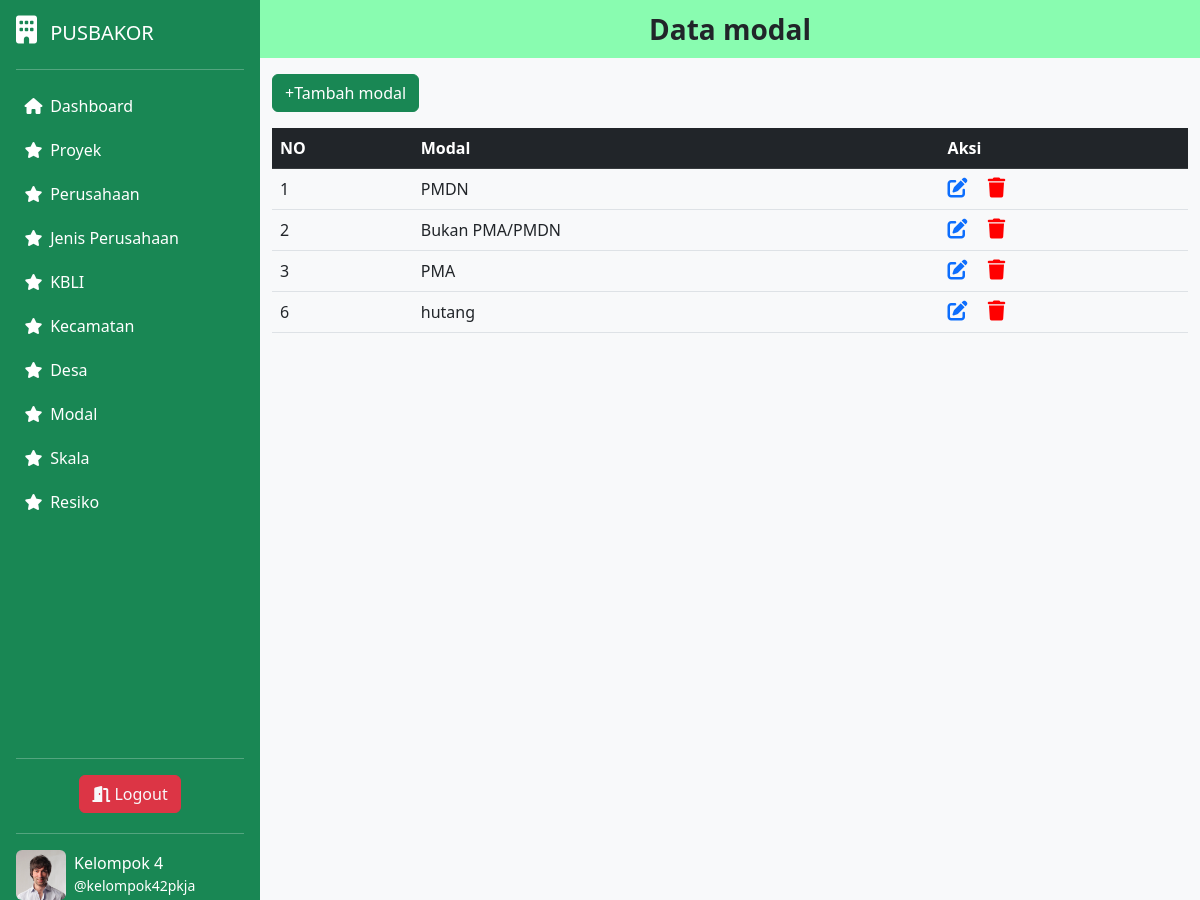
The page /index.php/modal on the database its author committed.
### tables this page shows
CREATE TABLE IF NOT EXISTS `modal` (
  `id` int NOT NULL AUTO_INCREMENT,
  `modal` varchar(50) DEFAULT NULL,
  PRIMARY KEY (`id`)
);

### application/controllers/modal.php (called while the page is built, shortened)
<?php
class modal extends CI_Controller {
    public function __construct() {
        $this->load->model('modalmodel');
    }
    public function index() {
        $data['modal'] = $this->modalmodel->get_all_modal();
        $data['judul'] = "Data modal";
        $data['content']=$this->load->view('modalview', $data,true);
        $this->load->view('template/index',$data);
    }
}
?>

### index.php (called while the page is built, shortened)
<?php
require_once BASEPATH.'core/CodeIgniter.php';

### application/models/modalmodel.php (called while the page is built, shortened)
<?php
class modalmodel extends CI_Model {
    public function get_all_modal() {
        $query = $this->db->get('modal');
        return $query->result_array();
    }
}
?>

### application/views/modalview.php (the view, shortened to what this page needs)
<!DOCTYPE html>
<html lang="en">
<head>
  <link href="https://cdn.jsdelivr.net/npm/bootstrap@5.2.3/dist/css/bootstrap.min.css" rel="stylesheet">
  <link rel="stylesheet" href="https://cdnjs.cloudflare.com/ajax/libs/font-awesome/6.4.0/css/all.min.css" />
</head>
<body>
  <div class="container">
    <div class="scrolling-table">
    <a href="<?php echo base_url('modal/add'); ?>" class="btn btn-success mb-3">+Tambah modal</a>
    <table class="table table-hover text-left">
      <thead class="table-dark sticky-header">
        <tr>
          <th scope="col">NO</th>
          <th scope="col">Modal</th>
          <th scope="col">Aksi</th>
        </tr>
      </thead>
      <tbody>
      <?php foreach ($modal as $row) { ?>
          <tr>
            <td><?php echo $row["id"] ?></td>
            <td><?php echo $row["modal"] ?></td>
            <td>
            <a href="<?php echo base_url('modal/edit/' . $row['id']); ?>"><i class="fa-solid fa-pen-to-square fs-5 me-3"></i></a>
            <a href="<?php echo base_url('modal/delete/' . $row['id']); ?>" onclick="return confirm('Kamu Yakin Mau Hapus Ini?');">
            <i class="fa-solid fa-red fa-trash fs-5"> </i></a>
            </td>
          </tr>
        <?php
        }
        ?>
      </tbody>
    </table>
    </div>
  </div>
</body>
</html>

### application/views/template/css/style.css (style rules this page uses)
html,body { height: 100%; font-family: 'Ubuntu', sans-serif; }

### application/views/modalview.php (style rules this page uses)
.fa-red { color: red; }
.scrolling-table { height: 672px; overflow-y: auto; }
.sticky-header th { position: sticky; top: 0; z-index: 1; }

### rows shown on the page
modal: id "1", modal "PMDN"
modal: id "2", modal "Bukan PMA/PMDN"
modal: id "3", modal "PMA"
modal: id "6", modal "hutang"

### other values the page prints
$judul "Data modal"
